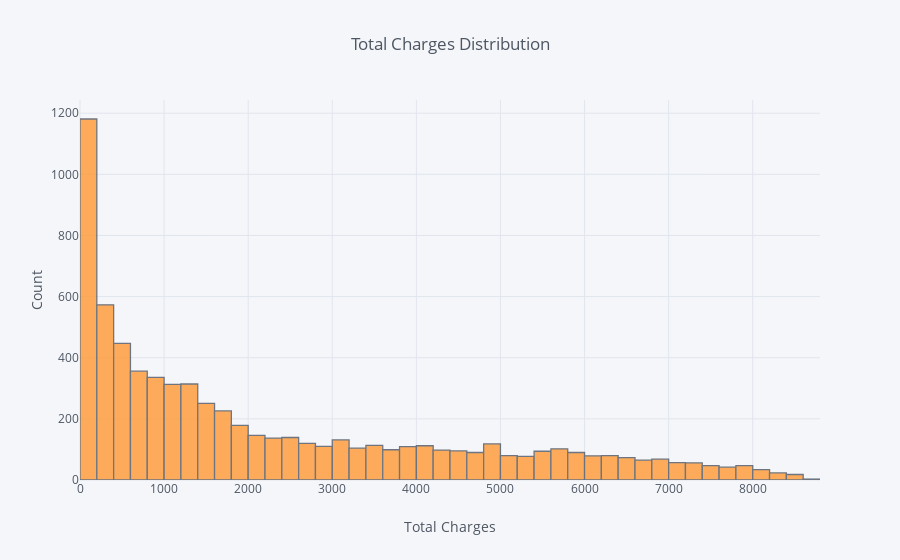

The code cell stored with this chart in its notebook:
### Code cell
#Interactive Histograms
data1 = df['TotalCharges']
data1.iplot(kind='hist', xTitle='Total Charges', yTitle='Count', 
           title='Total Charges Distribution')

### Figure 1 — Plotly figure (JSON) as saved in the notebook; plotly's stock layout.template omitted (floating-point values rounded to 4 significant figures; data arrays with more than 128 entries replaced by an {"elided": "..."} marker saying what was removed)
{"data": [{"histfunc": "count", "histnorm": "", "marker": {"color": "rgba(255, 153, 51, 1.0)", "line": {"color": "#4D5663", "width": 1.3}}, "name": "TotalCharges", "opacity": 0.8, "orientation": "v", "type": "histogram", "uid": "63cdb247-1e62-4116-a9c4-5da12ff693eb", "x": {"elided": "7043 str values"}}], "layout": {"barmode": "overlay", "legend": {"bgcolor": "#F5F6F9", "font": {"color": "#4D5663"}}, "paper_bgcolor": "#F5F6F9", "plot_bgcolor": "#F5F6F9", "title": {"font": {"color": "#4D5663"}, "text": "Total Charges Distribution"}, "xaxis": {"gridcolor": "#E1E5ED", "showgrid": true, "tickfont": {"color": "#4D5663"}, "title": {"font": {"color": "#4D5663"}, "text": "Total Charges"}, "zerolinecolor": "#E1E5ED"}, "yaxis": {"gridcolor": "#E1E5ED", "showgrid": true, "tickfont": {"color": "#4D5663"}, "title": {"font": {"color": "#4D5663"}, "text": "Count"}, "zerolinecolor": "#E1E5ED"}}}
